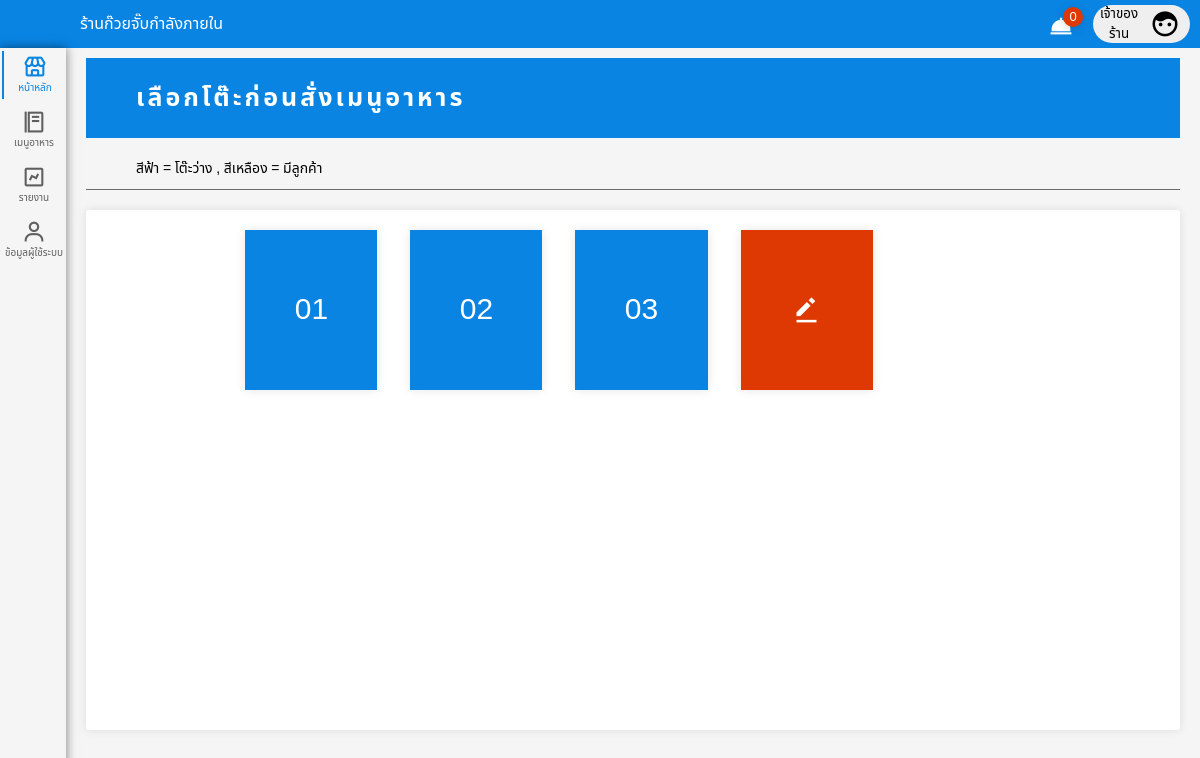
The app's page /00tablenumber.php (signed in) with its own data.
### tables this page shows
CREATE TABLE `user_type` (
  `id_user_type` int(2) NOT NULL,
  `user_type` varchar(20) NOT NULL
);

CREATE TABLE `table_number` (
  `table_id` int(2) UNSIGNED ZEROFILL NOT NULL COMMENT 'id โตีะ',
  `status` int(2) NOT NULL COMMENT 'สถานะ [0=ว่าง , 1=ไม่ว่าง] ',
  `date_added` datetime NOT NULL COMMENT 'วันที่เพิ่ม',
  `number` int(2) UNSIGNED ZEROFILL NOT NULL COMMENT 'เลขโต๊ะ'
);

### function.php (called while the page is built, shortened)
<?php
    class DB_con {
        function __construct() {
            $conn = mysqli_connect(DB_SERVER, DB_USER, DB_PASS, DB_NAME);
            $this->dbcon = $conn;
        }
        public function fetchdata() {
            $result = mysqli_query($this->dbcon, "SELECT * FROM table_number");
            return $result;
        }
        public function tostatus(){
            $status = mysqli_query($this->dbcon,"SELECT status, COUNT(table_id) as TOstatus FROM table_number WHERE status=1 GROUP BY status");
            return $status ;
        }
    }
?>

### 00tablenumber.php (the view, shortened to what this page needs)
<?php
include_once('function.php');
?>
<!DOCTYPE html>
<html lang="en">
<head>
    <link rel="stylesheet"href="wcss/tablenumber.css">
    <link rel="stylesheet"href="wcss/navber.css">
    <link href='https://unpkg.com/boxicons@2.0.7/css/boxicons.min.css' rel='stylesheet'>
</head>
<body>
    <div class="navber">
        <div class="he">
            <a style="color: #fff; text-decoration: none;" href="00tablenumber.php">ร้านก๊วยจั๊บกำลังภายใน</a>
        </div>
        <a href="00order.php" class="button">
            <span  class="content"><i class='bx bxs-dish'></i></span>
                <?php
                include_once('function.php');
                $fetchdata = new DB_con();
                $sql = $fetchdata->tostatus();
                $row = mysqli_fetch_array($sql);
                    if($row>0){
                        echo '<span class="badge">'.$row['TOstatus'].'</span>';
                        }else{
                        echo '<span class="badge">0</span>';
                    }
                ?>
        </a>
        <?php
            $status = $_SESSION['status_login'] ;
            $user_type = mysqli_query($connect," SELECT * FROM `user_type` WHERE id_user_type='$status' " );
            $rowuser_type = mysqli_fetch_assoc($user_type)
        ?>
        <button class="myBtn2"id="myBtn2" onclick="myFunctionmyBtn()">
                    <p class="co"><?php echo $rowuser_type['user_type']?></p>
                    <div class="profile-photo"  >
                    <i class='bx bxs-face'></i>
                    </div>
        </button>
    </div>
    <div class="home-section">
                        <div class="menu">
                            <div class="nav-list">
                                    <div class="menubox">
                                        <div class="a1">
                                            <a href="00tablenumber.php">
                                                <i class='bx bx-store' ></i>
                                                <span class="links_name">หน้าหลัก</span>
                                            </a>
                                        </div>
                                    </div>
                                    <div class="menubox">
                                        <div class="a2">
                                            <a href="00food.php">
                                                <i class='bx bx-food-menu' ></i>
                                                <span class="links_name">เมนูอาหาร</span>
                                            </a>
                                        </div>
                                    </div>
                                    <div class="menubox">
                                        <div class="a3">
                                            <a href="00report.php">
                                                <i class='bx bx-chart'></i>
                                                <span class="links_name">รายงาน</span>
                                            </a>
                                        </div>
                                    </div>
                                    <div class="menubox">
                                        <div class="a5">
                                            <a href="00user.php">
                                                <i class='bx bx-user'></i>
                                                <span class="links_name">ข้อมูลผู้ใช้ระบบ</span>
                                            </a>
                                        </div>
                                    </div>
                   </div>
    </div>
    <div class="content">
    <div class="boxtable">
                <div class="table">
                    <p>เลือกโต๊ะก่อนสั่งเมนูอาหาร</p>
                </div>
            </div>
            <div class="boxtable4">
                <p>สีฟ้า = โต๊ะว่าง , สีเหลือง = มีลูกค้า</p>
            </div>
    <div class="box">
        <div class="boxuser">
            <div class="boxtable3">
                <div class="boxtable2">
                <?php
                    include_once('function.php');
                    $fetchdata = new DB_con();
                    $sql = $fetchdata->fetchdata();
                    while($row = mysqli_fetch_array($sql)) {
                ?>
                    <?php
                        if($row['status']==1){
                            echo    '<div class="ta yes ">
                                        <a name="del" type="submit" name="table" href="00tablenumber.php?table='.$row['table_id'].' ">'.$row['number'].'</a>
                                    </div>';
                        }else{
                            echo    '<div class="ta no">
                                        <a name="del" type="submit" name="table"href="00tablenumber.php?table='.$row['table_id'].' ">'.$row['number'].'</a>
                                    </div>';
                        }
                    ?>
                <?php } ?>
                    <div class="ta ">
                        <a class="edit" id="myBtn" href="00tablenumber_edit.php" style="text-decoration: none;"><i class='bx bxs-edit-alt'></i></a>
                    </div>
                </div>
            </div>
        </div>
    </div>
        </div>
    </div>
</body>
</html>

### wcss/tablenumber.css (style rules this page uses)
* { margin: 0; padding: 0; box-sizing: border-box; font-family: 'Noto Sans Thai', sans-serif; }
body { background: #f3f3f3ce; }
.home-section { display: flex; justify-content: space-between; }
.menubox { padding-left: 2px; height: 54px; padding-top: 3px; padding-bottom: 3px; display: flex; justify-content: space-between; }
.menubox .a1 .links_name , .menubox .a1 i { color: #0984e3; }
.menubox .a1 , .menubox .a2 , .menubox .a3 , .menubox .a4 , .menubox .a5 , .menubox .a6 { width: 64px; display: flex; align-items: center; justify-content: center; }
.menu { box-shadow: 0 0 10px rgba(0, 0, 0.5, 0.5); height: 100vh; width: 66px; font-size: 10px; }
.menu a { text-align: center; padding-top: 5px; padding-bottom:5px ; text-decoration: none; color: #000000; }
.menubox { margin-bottom: 1px; }
.menu i { font-size: 25px; width: 100%; display: flex; align-items: center; justify-content: center; color: #5f5f5f; }
.menu .links_name { display: flex; align-items: center; justify-content: center; list-style: none; color: #5f5f5f; }
.content { height: 100vh; width: 100%; font-size: 14px; }
.profile-photo { display:flex; align-items: center; justify-content: center; width: 2rem; height: 2rem; margin-left: 5px; margin-right: 10px; }
.box { padding: 20px 20px 20px 20px; height: 70vh; width: 100%; }
.boxuser { border-radius: 3px; height: 100%; width: 100%; background-color: #ffffff; box-shadow: 0 0 10px rgba(0, 0, 0, 0.10); }
.boxtable { margin-bottom: 20px; display: flex; align-items: center; justify-content: center; }
.table { margin: 0px 20px; margin-top: 10px ; width: 100%; height: 10vh; background-color: #0984e3; color: rgb(255, 255, 255); display: flex; align-items: center; justify-content: space-between; letter-spacing: 3px; }
.ta { color: #fff; position: relative; width: 80%; height: 20vh; display: flex; align-items: center; justify-content: space-between; display: flex; align-items: center; justify-content: center; box-shadow: 0 0 10px rgba(0, 0, 0, 0.10); }
.ta.no { background-color: #0984e3; }
.ta.no a { text-decoration: none; color: #fff; }
.boxtable2 .ta a { height: 100%; width: 100%; font-size: 30px; display: flex; align-items: center; justify-content: center; }
.table p { padding-left: 50px; width: 100%; font-size: 25px; font-weight: bold; }
.boxtable2 { padding-left: 50px; padding-bottom: 10px; width: 80%; display: grid; grid-template-columns: repeat(5,1fr); grid-template-rows: repeat(auto-fill,25vh); color: #333333; cursor: pointer; align-items: center; }
.boxtable3 { margin-bottom: 10px; display: flex; align-items: center; justify-content: center; }
.boxtable4 { padding: 0 20px; width: 100%; display: flex; align-items: center; justify-content: center; }
.boxtable4 p { padding-left: 50px; width: 100%; height: 4vh; border-bottom: solid 1px rgb(108, 108, 108); }
.ta .edit { text-decoration: none; background-color: #de3902; color: #FFF; }

### wcss/navber.css (style rules this page uses)
.navber { padding-left: 80px; height: 6vh; display: flex; align-items: center; background-color:#0984e3; }
.navber .he { color: #ffffff; width: 100%; }
.navber .myBtn2 { display: flex; align-items: center; justify-content: space-between; width: 10%; border-radius: 50px; border: none; margin-right: 10px; height: 80%; }
.navber .myBtn2 p { color: #000000; width: 100%; }
.navber .myBtn2 i { font-size: 30px; }
.navber .content { background-color: #ffffff00; }
.navber .button { padding-top: 10px; position: relative; border-radius: 4px; color: white; cursor: pointer; user-select: none; transition: all .3s; width: 40px; margin-right: 10px; }
.navber .button i { font-size: 25px; }
.navber .badge { border-radius: 50%; font-size: 13px; width: 20px; height: 20px; display: block; position: absolute; background: #de3902; box-shadow: 0 2px 10px rgba(0,0,0,.15); display: flex; align-items: center; justify-content: center; top: 3px; right: 0px; transition: all .3s; }

### records on screen
user_type: user_type "เจ้าของร้าน"
table_number: number "01"
table_number: number "02"
table_number: number "03"
